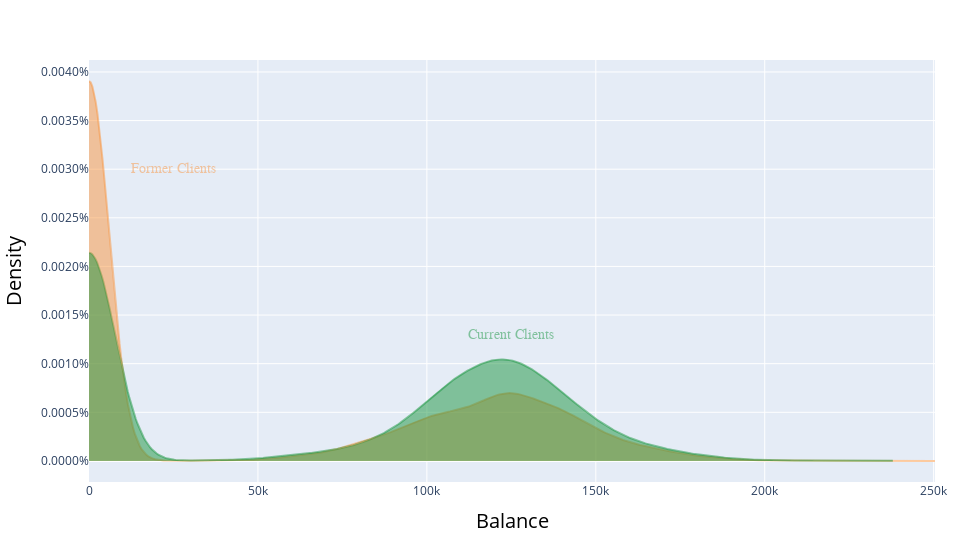

Source (notebook cell):
### Code cell
balance_labels = [('Former Clients', 25000, 0.00003,'rgba(250,150,65,0.5)'),
               ('Current Clients', 125000, 0.000013,'rgba(26,150,65,0.5)')]

plot_num_var(df,'Balance',balance_labels,'Balance', round=4,
             colors=['rgba(250,150,65,0.5)','rgba(26,150,65,0.5)'])

### Figure 1 — Plotly figure (JSON) as saved in the notebook; plotly's stock layout.template omitted (floating-point values rounded to 4 significant figures; data arrays with more than 128 entries replaced by an {"elided": "..."} marker saying what was removed)
{"data": [{"legendgroup": "Group1", "marker": {"color": "rgba(250,150,65,0.5)"}, "mode": "lines", "name": "Group1", "showlegend": true, "type": "scatter", "x": {"elided": "500 float values"}, "xaxis": "x", "y": {"elided": "500 float values"}, "yaxis": "y"}, {"legendgroup": "Group2", "marker": {"color": "rgba(26,150,65,0.5)"}, "mode": "lines", "name": "Group2", "showlegend": true, "type": "scatter", "x": {"elided": "500 float values"}, "xaxis": "x", "y": {"elided": "500 float values"}, "yaxis": "y"}, {"fill": "tozeroy", "fillcolor": "rgba(250,150,65,0.5)", "mode": "none", "type": "scatter", "x": {"elided": "500 float values"}, "y": {"elided": "500 float values"}}, {"fill": "tozeroy", "fillcolor": "rgba(26,150,65,0.5)", "mode": "none", "type": "scatter", "x": {"elided": "500 float values"}, "y": {"elided": "500 float values"}}], "layout": {"annotations": [{"font": {"color": "rgba(250,150,65,0.5)", "family": "Arial Black", "size": 14}, "showarrow": false, "text": "Former Clients", "x": 25000, "xref": "x", "y": 3e-05, "yref": "y"}, {"font": {"color": "rgba(26,150,65,0.5)", "family": "Arial Black", "size": 14}, "showarrow": false, "text": "Current Clients", "x": 125000, "xref": "x", "y": 1.3e-05, "yref": "y"}], "autosize": false, "barmode": "overlay", "height": 540, "hovermode": "closest", "legend": {"traceorder": "reversed"}, "margin": {"b": 20, "l": 20, "r": 20, "t": 60}, "showlegend": false, "width": 960, "xaxis": {"anchor": "y2", "domain": [0, 1], "title": {"font": {"color": "black", "size": 20}, "text": "Balance"}, "zeroline": false}, "yaxis": {"anchor": "free", "domain": [0, 1], "position": 0, "tickformat": ".4%", "title": {"font": {"color": "black", "size": 20}, "text": "Density"}}}}
